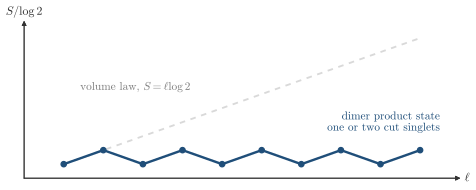

Python code for this plot:
"""Session 7, the entanglement entropy of the dimer product state (7.8) for a block of sites, computed exactly."""
import os, sys
sys.path.insert(0, os.path.join(os.path.dirname(os.path.abspath(__file__)), '..'))
import numpy as np
import style

N = 12
singlet = np.array([[0, 1], [-1, 0]]) / np.sqrt(2)      # (|ud> - |du>)/sqrt(2)
psi = np.array([1.0])
for n in range(N // 2):
    psi = np.kron(psi, singlet.reshape(4))
psi = psi.reshape((2,) * N)
assert abs(np.linalg.norm(psi) - 1) < 1e-12

def entropy(sites):
    rest = [i for i in range(N) if i not in sites]
    m = np.transpose(psi, list(sites) + rest).reshape(2 ** len(sites), -1)
    p = np.linalg.svd(m, compute_uv=False) ** 2
    p = p[p > 1e-14]
    return -np.sum(p * np.log(p))

ells = np.arange(1, 11)
S = np.array([entropy(list(range(1, l + 1))) for l in ells]) / np.log(2)
assert np.allclose(S, np.where(ells % 2 == 1, 1, 2)), S      # one cut dimer for odd blocks, two for even ones

fig, ax = style.figure(height_cm=5.2)
ax.plot(ells, ells, color=style.GRID, lw=1.4, ls=(0, (3, 3)))
ax.plot(ells, S, color=style.ACCENT, marker='o', ms=4)
ax.set_xlim(0, 10.8); ax.set_ylim(0, 10.8)
style.arrows(ax, xlabel=r'$\ell$', ylabel=r'$S/\log 2$')
style.label(ax, 4.2, 6.5, r'volume law, $S=\ell\log 2$', color=style.MUTED, fontsize=8.5, ha='right')
style.label(ax, 10.5, 4.4, 'dimer product state', color=style.ACCENT, fontsize=8.5, ha='right')
style.label(ax, 10.5, 3.6, 'one or two cut singlets', color=style.ACCENT, fontsize=8.5, ha='right')
style.save(fig, __file__)
